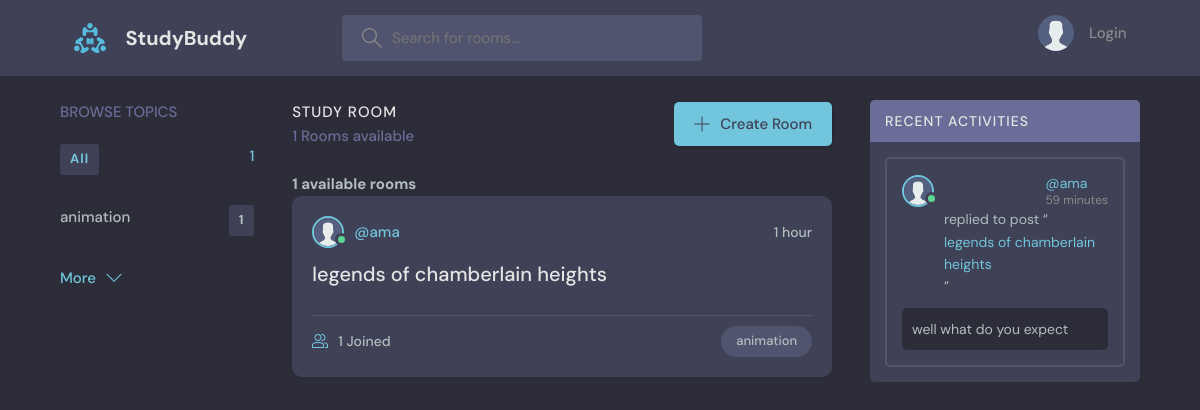
The page / on the database its author committed.
### socials/models.py (models this page shows, shortened)
class Topic(models.Model):
    title = models.CharField(max_length= 100)

class Room(models.Model):
    host = models.ForeignKey(User, on_delete=models.CASCADE)
    topic = models.ForeignKey(Topic,on_delete=models.SET_NULL, null=True, blank= True )
    name = models.CharField(max_length=100)
    description = models.TextField(max_length=300, blank= True,null=True)
    updated = models.DateTimeField(auto_now=True)
    created = models.DateTimeField(auto_now_add=True)
    participants = models.ManyToManyField(User, related_name='participants' ,blank= True)
    class Meta:
        ordering =['-updated','-created']
    def __str__(self):
        return self.name

class User(AbstractUser):
    name = models.CharField(max_length=200,null=True)
    email = models.EmailField(unique= True ,null=True)
    bio = models.TextField(max_length=300, null=True ,blank =True)
    profile_img= models.ImageField(null=True ,default ='avatar.svg')
    USERNAME_FIELD=  'email'
    REQUIRED_FIELDS = []

class Message(models.Model):
    user = models.ForeignKey(User, on_delete=models.CASCADE)
    body = models.TextField(max_length= 300 ,null= True, blank= True )
    room = models.ForeignKey(Room, on_delete = models.CASCADE,)
    created = models.DateTimeField(auto_now_add =True  )
    updated = models.DateTimeField(auto_now=True )

### socials/views.py (the view, shortened to what this page needs)
# urls.py: 2. Add a URL to urlpatterns:  path('', views.home, name='home')
def home(request):
    q = request.GET.get('q')
    if q is None:
        topic = Topic.objects.all()
        rooms = Room.objects.all()
        room_messages = Message.objects.all()
    room_count = rooms.count()
    context={'rooms':rooms, 'topics': topic[:5], 'room_count':room_count, 'message':room_messages , }
    return render(request,'socials/index.html',context)

### socials/templates/socials/index.html (shortened to what this page needs)
{%extends 'main.html'%}
{%block content%}
    <main class="layout layout--3">
      <div class="container">
        {%include 'socials/topic_components.html' %}
        <div class="roomList">
          <div class="roomList__header">
            <div>
              <h2>Study Room</h2>
              <p>{{room_count}} Rooms available</p>
            </div>
            <a class="btn btn--main" href="{%url 'create-room' %}">
              <svg version="1.1" xmlns="http://www.w3.org/2000/svg" width="32" height="32" viewBox="0 0 32 32">
                <title>add</title>
                <path
                  d="M16.943 0.943h-1.885v14.115h-14.115v1.885h14.115v14.115h1.885v-14.115h14.115v-1.885h-14.115v-14.115z"
                ></path>
              </svg>
              Create Room
            </a>
          </div>
          {%include 'socials/feed_component.html'%}
        </div>
            {%include 'socials/activity_component.html' %}
      </div>
    </main>
{%endblock content%}

### socials/templates/socials/topic_components.html
    <div class="topics">
        <div class="topics__header">
          <h2>Browse Topics</h2>
        </div>
        <ul class="topics__list">
          <li>
            <a href="{% url 'home' %}" class="active"> <span>All</span> {{topics.count}}</a>
          </li>
          <p>
            {%for topic in topics %}
            <li>
              <a href="{%url 'home'%}?q={{topic.title}}">{{topic.title}} <span>{{topic.room_set.all.count}}</span></a>
            </li>
            {%endfor%}
          </p>
        </ul>
        <a class="btn btn--link" href="{%url 'topic-page'%}">
          More
          <svg version="1.1" xmlns="http://www.w3.org/2000/svg" width="32" height="32" viewBox="0 0 32 32">
            <title>chevron-down</title>
            <path d="M16 21l-13-13h-3l16 16 16-16h-3l-13 13z"></path>
          </svg>
        </a>
      </div>

### socials/templates/socials/feed_component.html (shortened to what this page needs)
<h4>{{room_count}} available rooms</h4>
{%for room in rooms%}
          <div class="roomListRoom">
            <div class="roomListRoom__header">
              <a href="{%url 'profile' room.host.id%}" class="roomListRoom__author">
                <div class="avatar avatar--small active">
                  <img src="{{room.host.profile_img.url}}" />
                </div>
                <span>@{{room.host.username}}</span>
              </a>
              <div class="roomListRoom__actions">
                <span>{{room.created|timesince}}</span>
              </div>
            </div>
            <div class="roomListRoom__content">
              <a href="{%url 'room' room.id %}">  {{room.name}}  </a>
            </div>
            <div class="roomListRoom__meta">
              <a class="roomListRoom__joined" href="{%url 'room' room.id%}">
                {{room.participants.all.count}} Joined
              </a>
              <p class="roomListRoom__topic">{{room.topic.title}}</tp>
            </div>
          </div>
{%endfor%}

### socials/templates/socials/activity_component.html (shortened to what this page needs)
<div class="activities">
    <div class="activities__header">
      <h2>Recent Activities</h2>
    </div>
    {%for messages in message%}
    <div class="activities__box">
      <div class="activities__boxHeader roomListRoom__header">
        <a href="{%url 'profile' messages.user.id%}" class="roomListRoom__author">
          <div class="avatar avatar--small active">
            <img src="{{messages.user.profile_img.url}}" />
          </div>
          <p>
           <a href="{%url 'profile' messages.user.id %}"> @{{messages.user.username}}</a>
            <span>{{messages.created|timesince}}</span>
          </p>
        </a>
      </div>
      <div class="activities__boxContent">
        <p>replied to post “<a href="{url 'room' messages.room.id}">{{messages.room}}</a>”</p>
        <div class="activities__boxRoomContent">
            {{messages.body}}
        </div>
      </div>
    </div>
    {%endfor%}
  </div>

### rows shown on the page
Topic: title "animation", room_set.all.count "1"
Room: host.profile_img (placeholder picture), host.username "ama", created "1 hour", name "legends of chamberlain heights", participants.all.count "1", topic "animation"
Message: user.profile_img (placeholder picture), user.username "ama", created "59 minutes", room "legends of chamberlain heights", body "well what do you expect"

### other values the page prints
{{ topics.count }} "1"
{{ room_count }} "1"
